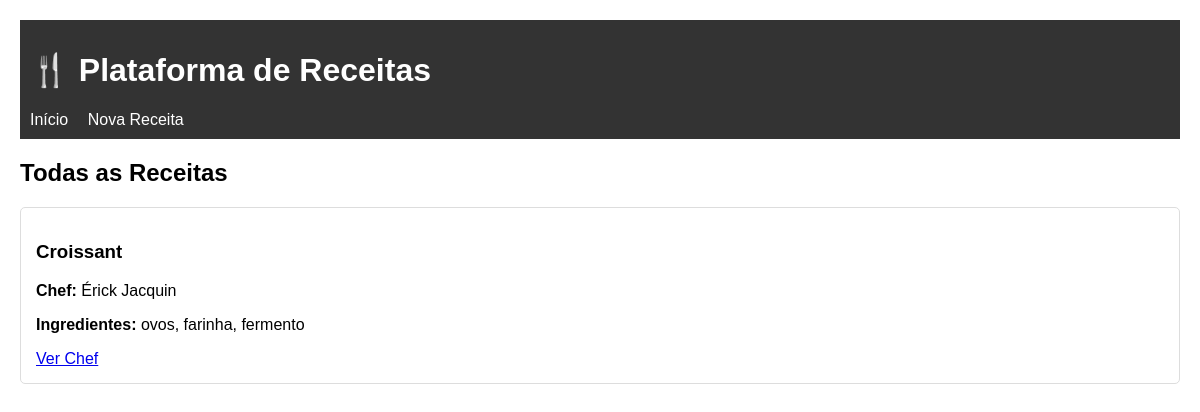
Before: / with the older database file.
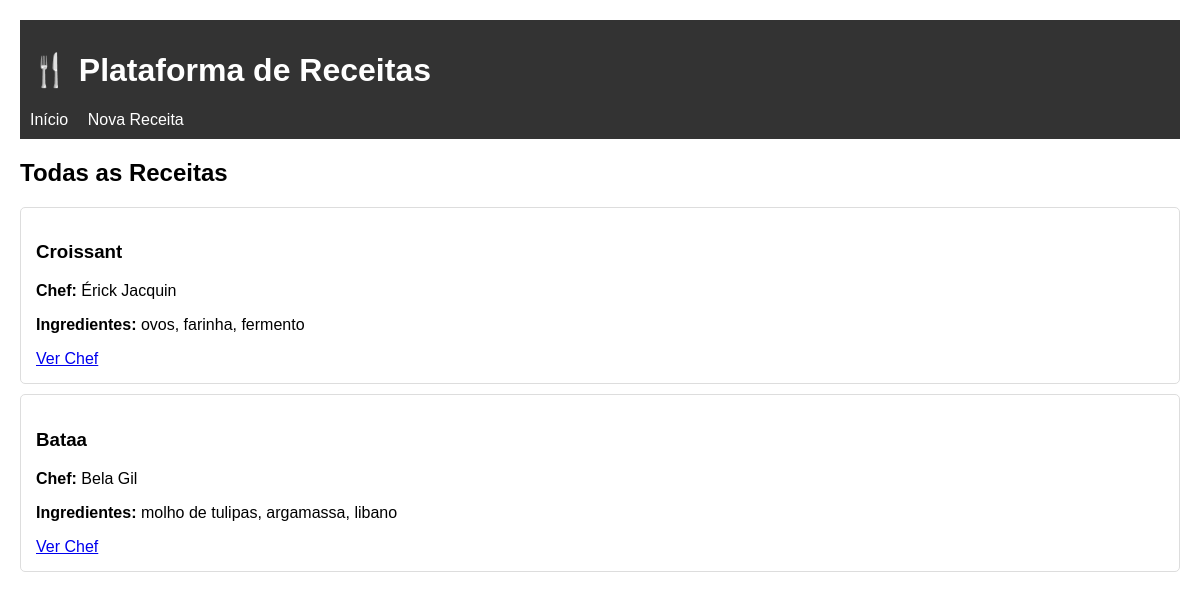
After: the same page with the newer database file.
### app.py (models this page shows)
class Receita(db.Model):
    __tablename__ = 'receita'
    id = db.Column(db.Integer, primary_key=True)
    titulo = db.Column(db.String(120), nullable=False)
    instrucoes = db.Column(db.Text, nullable=False)
    chef_id = db.Column(db.Integer, db.ForeignKey('chef.id'), nullable=False)
    chef = db.relationship('Chef', back_populates='receitas')
    ingredientes = db.relationship('Ingrediente', secondary=receita_ingredientes, back_populates='receitas')

class Chef(db.Model):
    __tablename__ = 'chef'
    id = db.Column(db.Integer, primary_key=True)
    nome = db.Column(db.String(80), nullable=False)
    perfil = db.relationship('PerfilChef', uselist=False, back_populates='chef', cascade='all, delete-orphan')
    receitas = db.relationship('Receita', back_populates='chef', cascade='all, delete-orphan')

class Ingrediente(db.Model):
    __tablename__ = 'ingrediente'
    id = db.Column(db.Integer, primary_key=True)
    nome = db.Column(db.String(80), unique=True, nullable=False)
    receitas = db.relationship('Receita', secondary=receita_ingredientes, back_populates='ingredientes')

### app.py (the view)
@app.route('/')
def index():
    receitas = Receita.query.all()
    return render_template('index.html', receitas=receitas)

### templates/index.html
{% extends "base.html" %}
{% block content %}
    <h2>{% if titulo_busca %}Receitas com "{{ titulo_busca }}"{% else %}Todas as Receitas{% endif %}</h2>
    <div class="recipes">
        {% for receita in receitas %}
            <div class="recipe-card">
                <h3>{{ receita.titulo }}</h3>
                <p><strong>Chef:</strong> {{ receita.chef.nome }}</p>
                <p><strong>Ingredientes:</strong>
                    {% for ing in receita.ingredientes %}
                        {{ ing.nome }}{% if not loop.last %}, {% endif %}
                    {% endfor %}
                </p>
                <a href="{{ url_for('detalhes_chef', chef_id=receita.chef.id) }}">Ver Chef</a>
            </div>
        {% else %}
            <p>Nenhuma receita encontrada.</p>
        {% endfor %}
    </div>
{% endblock %}

### templates/base.html (shortened to what this page needs)
<!DOCTYPE html>
<html>
<head>
    <link rel="stylesheet" href="{{ url_for('static', filename='style.css') }}">
</head>
<body>
    <header>
        <h1>🍴 Plataforma de Receitas</h1>
        <nav>
            <a href="{{ url_for('index') }}">Início</a>
            <a href="{{ url_for('nova_receita') }}">Nova Receita</a>
        </nav>
    </header>
    <main>
        {% block content %}{% endblock %}
    </main>
</body>
</html>

### static/style.css (style rules this page uses)
body { font-family: Arial, sans-serif; margin: 0; padding: 20px; }
header { background: #333; color: white; padding: 10px; }
nav a { color: white; margin-right: 15px; text-decoration: none; }
.recipe-card { border: 1px solid #ddd; padding: 15px; margin: 10px 0; border-radius: 5px; }

Changed rows visible on the page:
added Receita: titulo "Bataa", chef.nome "Bela Gil"
added Ingrediente: nome "molho de tulipas", shown under "Bataa"
added Ingrediente: nome "argamassa", shown under "Bataa"
added Ingrediente: nome "libano", shown under "Bataa"
